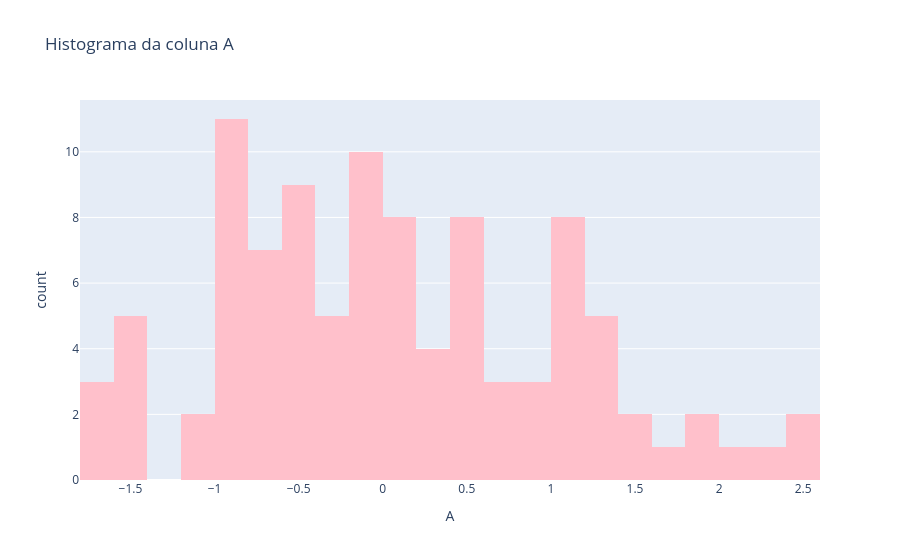

Here is the notebook cell this chart was saved with:
### Code cell
fig = px.histogram(df, x='A', nbins=25, title='Histograma da coluna A', color_discrete_sequence=['pink'])
fig.show()

### Figure 1 — Plotly figure (JSON) as saved in the notebook; plotly's stock layout.template omitted (floating-point values rounded to 4 significant figures)
{"data": [{"bingroup": "x", "hovertemplate": "A=%{x}<br>count=%{y}<extra></extra>", "legendgroup": "", "marker": {"color": "pink", "pattern": {"shape": ""}}, "name": "", "nbinsx": 25, "orientation": "v", "showlegend": false, "type": "histogram", "x": [-0.2468, -0.6804, 1.159, 0.05375, -1.076, 1.199, -1.569, 2.025, 1.272, -1.774, -0.7764, -0.4445, 0.07629, -0.1191, 1.282, 0.5172, 1.625, 0.1609, 0.3402, 0.5743, 1.148, -0.09174, -0.1911, -0.8517, 0.4012, -0.03314, -0.5516, -0.4305, 0.4872, -0.8287, 2.237, -0.5533, -0.3952, -0.8594, 1.404, 0.1375, 0.7163, 1.145, 0.1005, 1.276, 2.541, -0.7082, -0.3959, 0.7427, -0.8089, -0.497, -0.4907, 0.5496, 1.946, -0.09848, -0.8234, -0.5802, -0.734, 1.243, -0.7776, -0.08628, -0.6901, 0.04529, -0.1008, 1.183, 0.1714, 1.146, 0.2532, -0.2614, -0.1279, 0.4096, 0.445, -1.467, -1.066, -0.5774, 1.194, -0.5959, 0.9912, 1.869, -1.404, 0.9565, -0.7534, 1.196, 0.2522, -0.9096, 0.5837, -0.833, -1.405, -0.8708, -0.8245, -0.005935, -0.1626, -0.993, 0.2671, 0.1698, 0.8718, 0.7779, -1.531, 2.568, -1.692, 1.347, -0.9144, -0.2944, -1.654, 1.572], "xaxis": "x", "yaxis": "y"}], "layout": {"barmode": "relative", "legend": {"tracegroupgap": 0}, "title": {"text": "Histograma da coluna A"}, "xaxis": {"anchor": "y", "domain": [0, 1], "title": {"text": "A"}}, "yaxis": {"anchor": "x", "domain": [0, 1], "title": {"text": "count"}}}}
